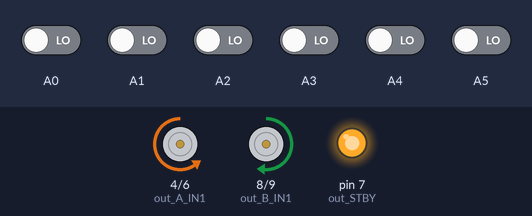
Bench run of a sketch on a simulated Arduino Uno, built with avr-gcc and run on an emulated ATmega328P. On the bench: motor-driver pin pairs drawn as motors (green arrow = first pin HIGH = forward, orange = second pin HIGH = backward, longer = more drive, scaled by the enable pin, stopped while the standby pin is LOW), output pins drawn as LEDs (lit = HIGH). The test bench sets the inputs (shaded band); at power-on: A0–5 LOW. What the sketch prints to the serial monitor is not drawn.

Above: at 6.2 s.
6.3 s: A0 driven HIGH and A3 driven HIGH
At 7.5 s:
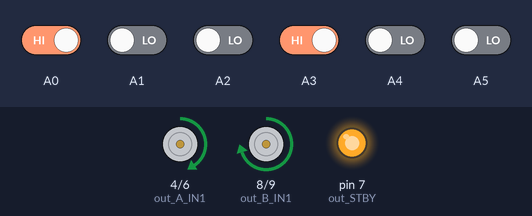
7.8 s: A0 driven LOW
At 9.0 s:
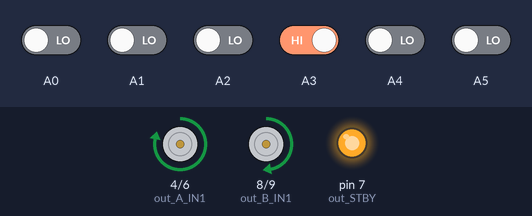
9.3 s: A1 driven HIGH
At 10.2 s:
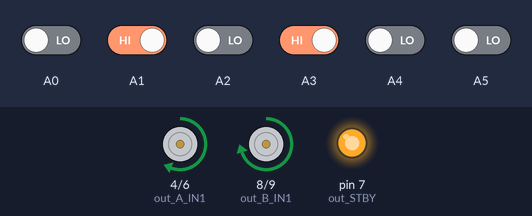
10.8 s: A4 driven HIGH
At 11.3 s:
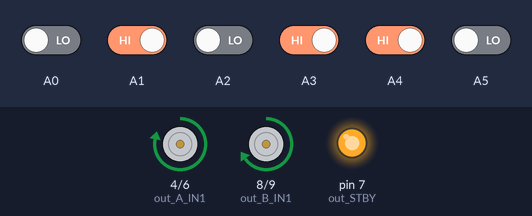
12.3 s: A2 driven HIGH
At 13.5 s:
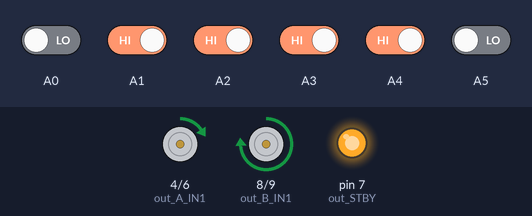
13.8 s: A5 driven HIGH
At 14.7 s:
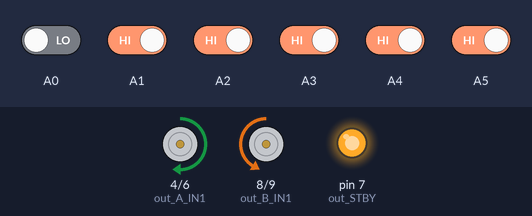
Timing chart, 0 to 16.3 s (numbered marks = the images above; inputs shaded):
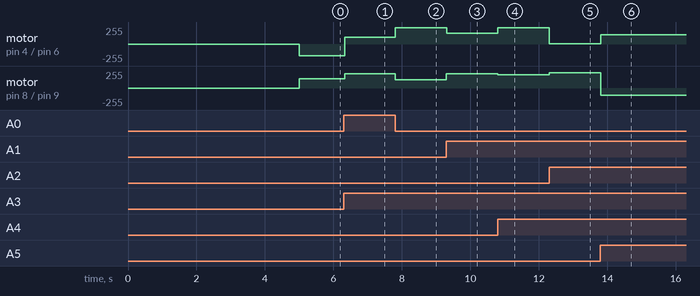

The sketch:

robovalR.I.N.O.ino
```cpp
/*
* Squadra: Ferraris 2
* Robot:   Rino
* @autori: Carlini,Poletto,Cestone,Bertolasi
* @scuola: Ferraris
* @data: Maggio 2016
* @versione: -
* @evento: Roboval 2016
*
*/


#include <QTRSensors.h>


#define black 600
#define rotation 27
#define line 88

#define out_STBY 7
#define out_B_PWM 10 //B motore destro
#define out_A_PWM 5 //A motore sinistro
#define out_A_IN2 6
#define out_A_IN1 4
#define out_B_IN1 8
#define out_B_IN2 9
#define left_motor 0
#define right_motor 1

//SENSORI
#define leftFar          0
#define leftNear         1
#define leftCenter       2
#define rightCenter      3
#define rightNear        4
#define rightFar         5
#define NUM_SENSORS      6
#define TIMEOUT       2500
#define EMITTER_PIN   QTR_NO_EMITTER_PIN


// dichiarazione variabili globali
int lastDebugTime = 0;
int error, lastError = 0;
int m1Speed, m2Speed;
int state = 0;
int motorSpeed;
unsigned int position;

QTRSensorsRC qtrrc((unsigned char[]) {
  A0, A1, A2, A3, A4, A5
}
, NUM_SENSORS, TIMEOUT, EMITTER_PIN);
unsigned int sensorValues[NUM_SENSORS];

/**
  set di funzioni

*/
void set_motor(boolean motor, char speed) { // imposta la velocità tra -100 (indietro) e +100 (avanti)
  byte PWMvalue = 0;
  PWMvalue = map(abs(speed), 0, 100, 50, 255);
  if (speed > 0)
    motor_speed(motor, 0, PWMvalue);
  else if (speed < 0)
    motor_speed(motor, 1, PWMvalue);
  else {
    motor_coast(motor);
  }
}

void motor_speed(boolean motor, boolean direction, byte speed) { // imposta la velocità tra 0 e 255
  if (motor == left_motor) {
    if (direction == 0) {
      digitalWrite(out_A_IN1, HIGH);
      digitalWrite(out_A_IN2, LOW);
    }
    else {
      digitalWrite(out_A_IN1, LOW);
      digitalWrite(out_A_IN2, HIGH);
    }
    analogWrite(out_A_PWM, speed);
  }
  else {
    if (direction == 0) {
      digitalWrite(out_B_IN1, HIGH);
      digitalWrite(out_B_IN2, LOW);
    }
    else {
      digitalWrite(out_B_IN1, LOW);
      digitalWrite(out_B_IN2, HIGH);
    }
    analogWrite(out_B_PWM, speed);
  }
}

void motor_standby(boolean state) { // abilita/disabilita i motori
  if (state == true)
    digitalWrite(out_STBY, LOW);
  else
    digitalWrite(out_STBY, HIGH);
}

void motor_coast(boolean motor) { // motore in folle
  if (motor == left_motor) {
    digitalWrite(out_A_IN1, LOW);
    digitalWrite(out_A_IN2, LOW);
    digitalWrite(out_A_PWM, HIGH);
  }
  else {
    digitalWrite(out_B_IN1, LOW);
    digitalWrite(out_B_IN2, LOW);
    digitalWrite(out_B_PWM, HIGH);
  }
}

void motor_brake(boolean motor) { // freno motore
  if (motor == left_motor) {
    digitalWrite(out_A_IN1, HIGH);
    digitalWrite(out_A_IN2, HIGH);
  }
  else {
    digitalWrite(out_B_IN1, HIGH);
    digitalWrite(out_B_IN2, HIGH);
  }
}


void setup() {
  Serial.begin(9600);
  motor_standby(false);
  pinMode(out_STBY, OUTPUT);
  pinMode(out_A_PWM, OUTPUT);
  pinMode(out_A_IN1, OUTPUT);
  pinMode(out_A_IN2, OUTPUT);
  pinMode(out_B_PWM, OUTPUT);
  pinMode(out_B_IN1, OUTPUT);
  pinMode(out_B_IN2, OUTPUT);
  Serial.println("calib");
  for (int i = 0; i < 200; i++) {
    qtrrc.calibrate();
  }
}

void loop() {

  switch (state) {
    case 0:
      position = qtrrc.readLine(sensorValues);
      error = position - 2500;
      motorSpeed = 0.1 * error + 5 * (error - lastError);
      lastError = error;
      m1Speed = line + motorSpeed;
      m2Speed = line - motorSpeed;
      if (m1Speed < 10)
        m1Speed = 10;
      if (m2Speed < 10)
        m2Speed = 10;
      if (m1Speed > 100)
        m1Speed = 80;
      if (m2Speed > 100)
        m2Speed = 80;
      set_motor(left_motor, m1Speed + 16);
      set_motor(right_motor, m2Speed);

      qtrrc.readLine(sensorValues);

      if (sensorValues[rightFar] > black && sensorValues[rightNear] > black  ) {
        state = 3;    //ANGOLO A SINISTRA
        motor_brake(left_motor);
        motor_brake(right_motor);
        break;
      }

      if (sensorValues[leftFar] < 200 && sensorValues[leftNear] < 200 && sensorValues[leftCenter] < 200 && sensorValues[rightFar] < 200 && sensorValues[rightNear] < 200 && sensorValues[rightCenter] < 200) {
        state = 5;    //FINE LINEA
        motor_brake(left_motor);
        motor_brake(right_motor);
        break;
      }

      break;


    case 4: //ANGOLO A DESTRA
      set_motor(left_motor, rotation);
      set_motor(right_motor, -rotation);
      while (sensorValues[rightFar] > black )
        qtrrc.readLine(sensorValues);
      while (sensorValues[rightFar] < black )
        qtrrc.readLine(sensorValues);
      delay(40);
      position = qtrrc.readLine(sensorValues);
      while ((position < 1000) || (position > 3000))
        position = qtrrc.readLine(sensorValues);
      motor_brake(left_motor);
      motor_brake(right_motor);
      state = 0;
      break;

    case 5: //FINE LINEA
      set_motor(left_motor, -45-16);
      set_motor(right_motor, 45);
      while (sensorValues[leftFar] > black)
        qtrrc.readLine(sensorValues);
      while (sensorValues[leftFar] < black)
        qtrrc.readLine(sensorValues);
      delay(20);
      position = qtrrc.readLine(sensorValues);
      while ((position < 1500) || (position > 3500))
        position = qtrrc.readLine(sensorValues);
      motor_brake(left_motor);
      motor_brake(right_motor);
      state = 0;
      break;

    case 3: //ANGOLO A DESTRA
      set_motor(left_motor, rotation + 16);
      set_motor(right_motor, -rotation);
      while (sensorValues[rightFar] > black )
        qtrrc.readLine(sensorValues);
      while (sensorValues[rightFar] < black )
        qtrrc.readLine(sensorValues);
      position = qtrrc.readLine(sensorValues);
      while ((position < 1000) || (position > 3500))
        position = qtrrc.readLine(sensorValues);
      motor_brake(left_motor);
      motor_brake(right_motor);
      state = 0;
      break;
  }
}
```

Measured:
- after the input at 6.3 s, motor on pin 4 (out_A_IN1) / pin 6 (out_A_IN2): backward 175/255 → forward 103/255 at once; motor on pin 8 (out_B_IN1) / pin 9 (out_B_IN2): forward 142/255 → forward 214/255 at once
- after the input at 7.8 s, motor on pin 4 (out_A_IN1) / pin 6 (out_A_IN2): forward 103/255 → forward 246/255 at once; motor on pin 8 (out_B_IN1) / pin 9 (out_B_IN2): forward 214/255 → forward 127/255 at once
- after the input at 9.3 s, motor on pin 4 (out_A_IN1) / pin 6 (out_A_IN2): forward 246/255 → forward 160/255 at once; motor on pin 8 (out_B_IN1) / pin 9 (out_B_IN2): forward 127/255 → forward 214/255 at once
- after the input at 10.8 s, motor on pin 4 (out_A_IN1) / pin 6 (out_A_IN2): forward 160/255 → forward 246/255 at once; motor on pin 8 (out_B_IN1) / pin 9 (out_B_IN2): forward 214/255 → forward 197/255 at once
- after the input at 12.3 s, motor on pin 4 (out_A_IN1) / pin 6 (out_A_IN2): forward 246/255 → forward 7/255 at once; motor on pin 8 (out_B_IN1) / pin 9 (out_B_IN2): forward 197/255 → forward 230/255 at once
- after the input at 13.8 s, motor on pin 4 (out_A_IN1) / pin 6 (out_A_IN2): forward 7/255 → forward 138/255 at once; motor on pin 8 (out_B_IN1) / pin 9 (out_B_IN2): forward 230/255 → backward 105/255 at once
